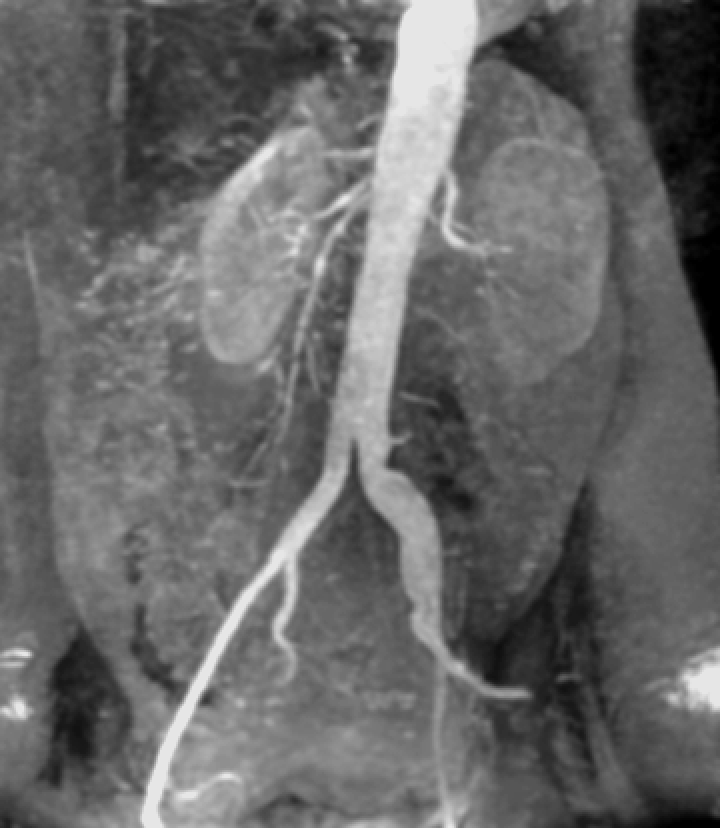
#> input picture Image_Processing/lab5/3_kidney.png, 720 x 828 px
$ python '2(b).py'
#> lines starting #> are read from the running program, lines starting #| are printed output that depends on the picture
# -*- coding: utf-8 -*-
"""
Created on Tue Sep 11 21:59:43 2018

@author: srikant nayak
"""

from PIL import Image
import numpy as np
img=Image.open('3_kidney.png').convert('L')
img_arr=np.array(img)
w,h=img_arr.shape
#> w = 828; h = 720
for i in range(w):
    for j in range(h):
        if (150 > img_arr[i][j] > 100):
            img_arr[i][j] = img_arr[i][j]+50
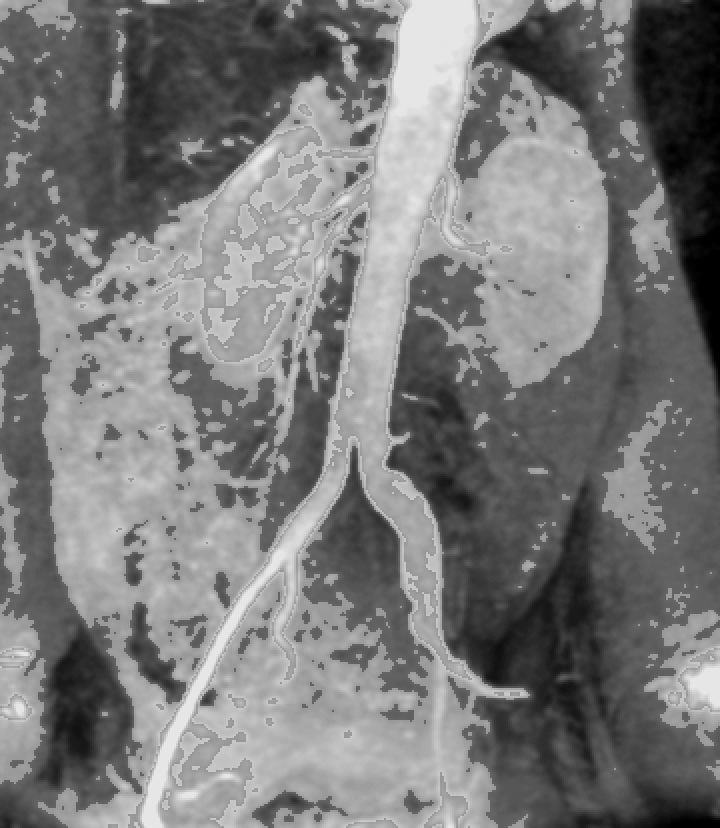
#> img_arr: shape (828, 720); min 0, max 230, mean 121

image=Image.fromarray(img_arr)
image.show()
image.save('enhance_image.png')
